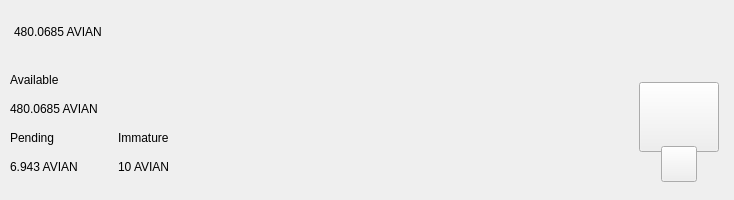
<?xml version="1.0" encoding="UTF-8"?>
<ui version="4.0">
 <class>TopBar</class>
 <widget class="QWidget" name="TopBar">
  <property name="geometry">
   <rect>
    <x>0</x>
    <y>0</y>
    <width>734</width>
    <height>200</height>
   </rect>
  </property>
  <property name="minimumSize">
   <size>
    <width>0</width>
    <height>200</height>
   </size>
  </property>
  <property name="maximumSize">
   <size>
    <width>16777215</width>
    <height>200</height>
   </size>
  </property>
  <property name="windowTitle">
   <string>Form</string>
  </property>
  <layout class="QVBoxLayout" name="verticalLayout_10" stretch="0">
   <property name="spacing">
    <number>0</number>
   </property>
   <property name="leftMargin">
    <number>0</number>
   </property>
   <property name="topMargin">
    <number>0</number>
   </property>
   <property name="rightMargin">
    <number>0</number>
   </property>
   <property name="bottomMargin">
    <number>0</number>
   </property>
   <item>
    <widget class="PFBorderImage" name="containerTop">
     <layout class="QVBoxLayout" name="verticalLayout_11">
      <property name="spacing">
       <number>0</number>
      </property>
      <property name="leftMargin">
       <number>0</number>
      </property>
      <property name="topMargin">
       <number>0</number>
      </property>
      <property name="rightMargin">
       <number>0</number>
      </property>
      <property name="bottomMargin">
       <number>0</number>
      </property>
      <item>
       <widget class="QWidget" name="top_container_2" native="true">
        <property name="minimumSize">
         <size>
          <width>0</width>
          <height>65</height>
         </size>
        </property>
        <layout class="QHBoxLayout" name="top_container">
         <property name="spacing">
          <number>0</number>
         </property>
         <property name="leftMargin">
          <number>14</number>
         </property>
         <property name="topMargin">
          <number>0</number>
         </property>
         <property name="rightMargin">
          <number>14</number>
         </property>
         <property name="bottomMargin">
          <number>0</number>
         </property>
         <item alignment="Qt::AlignVCenter">
          <widget class="QWidget" name="widgetTopAmount" native="true">
           <property name="sizePolicy">
            <sizepolicy hsizetype="Preferred" vsizetype="Maximum">
             <horstretch>0</horstretch>
             <verstretch>0</verstretch>
            </sizepolicy>
           </property>
           <layout class="QHBoxLayout" name="horizontalLayout_5">
            <property name="spacing">
             <number>0</number>
            </property>
            <property name="leftMargin">
             <number>0</number>
            </property>
            <property name="topMargin">
             <number>0</number>
            </property>
            <property name="rightMargin">
             <number>0</number>
            </property>
            <property name="bottomMargin">
             <number>0</number>
            </property>
            <item alignment="Qt::AlignTop">
             <widget class="QLabel" name="labelAmountTopAVIAN">
              <property name="minimumSize">
               <size>
                <width>0</width>
                <height>36</height>
               </size>
              </property>
              <property name="styleSheet">
               <string notr="true">padding:0px;margin:0px;</string>
              </property>
              <property name="text">
               <string notr="true">480.0685 AVIAN</string>
              </property>
             </widget>
            </item>
           </layout>
          </widget>
         </item>
         <item>
          <spacer name="horizontalSpacer">
           <property name="orientation">
            <enum>Qt::Horizontal</enum>
           </property>
           <property name="sizeHint" stdset="0">
            <size>
             <width>40</width>
             <height>20</height>
            </size>
           </property>
          </spacer>
         </item>
         <item>
          <layout class="QHBoxLayout" name="horizontalLayout_4">
           <property name="spacing">
            <number>12</number>
           </property>
           <property name="rightMargin">
            <number>0</number>
           </property>
           <item alignment="Qt::AlignRight">
            <widget class="QWidget" name="layoutSync" native="true">
             <property name="minimumSize">
              <size>
               <width>0</width>
               <height>36</height>
              </size>
             </property>
             <property name="maximumSize">
              <size>
               <width>16777215</width>
               <height>36</height>
              </size>
             </property>
             <layout class="QVBoxLayout" name="verticalLayout_9">
              <property name="leftMargin">
               <number>0</number>
              </property>
              <property name="topMargin">
               <number>0</number>
              </property>
              <property name="rightMargin">
               <number>0</number>
              </property>
              <property name="bottomMargin">
               <number>0</number>
              </property>
              <item>
               <widget class="ExpandableButton" name="pushButtonSync" native="true">
                <property name="minimumSize">
                 <size>
                  <width>36</width>
                  <height>36</height>
                 </size>
                </property>
                <property name="maximumSize">
                 <size>
                  <width>16777215</width>
                  <height>36</height>
                 </size>
                </property>
               </widget>
              </item>
             </layout>
            </widget>
           </item>
           <item>
            <widget class="ExpandableButton" name="pushButtonHDUpgrade" native="true">
             <property name="minimumSize">
              <size>
               <width>36</width>
               <height>36</height>
              </size>
             </property>
            </widget>
           </item>
           <item>
            <widget class="ExpandableButton" name="pushButtonStack" native="true">
             <property name="minimumSize">
              <size>
               <width>36</width>
               <height>36</height>
              </size>
             </property>
            </widget>
           </item>
           <item>
            <widget class="ExpandableButton" name="pushButtonColdStaking" native="true">
             <property name="minimumSize">
              <size>
               <width>36</width>
               <height>36</height>
              </size>
             </property>
            </widget>
           </item>
           <item>
            <widget class="ExpandableButton" name="pushButtonConnection" native="true">
             <property name="minimumSize">
              <size>
               <width>36</width>
               <height>36</height>
              </size>
             </property>
            </widget>
           </item>
           <item>
            <widget class="ExpandableButton" name="pushButtonLock" native="true">
             <property name="sizePolicy">
              <sizepolicy hsizetype="Expanding" vsizetype="Expanding">
               <horstretch>0</horstretch>
               <verstretch>0</verstretch>
              </sizepolicy>
             </property>
             <property name="minimumSize">
              <size>
               <width>36</width>
               <height>0</height>
              </size>
             </property>
            </widget>
           </item>
           <item>
            <widget class="ExpandableButton" name="pushButtonFAQ" native="true">
             <property name="minimumSize">
              <size>
               <width>36</width>
               <height>36</height>
              </size>
             </property>
            </widget>
           </item>
          </layout>
         </item>
        </layout>
       </widget>
      </item>
      <item>
       <widget class="QWidget" name="bottom_container" native="true">
        <property name="minimumSize">
         <size>
          <width>0</width>
          <height>135</height>
         </size>
        </property>
        <layout class="QHBoxLayout" name="botton_container">
         <property name="leftMargin">
          <number>10</number>
         </property>
         <property name="topMargin">
          <number>0</number>
         </property>
         <property name="rightMargin">
          <number>10</number>
         </property>
         <property name="bottomMargin">
          <number>10</number>
         </property>
         <item>
          <layout class="QHBoxLayout" name="horizontalLayout_3">
           <property name="bottomMargin">
            <number>9</number>
           </property>
           <item>
            <layout class="QVBoxLayout" name="verticalLayout_7">
             <property name="spacing">
              <number>0</number>
             </property>
             <property name="leftMargin">
              <number>0</number>
             </property>
             <property name="rightMargin">
              <number>30</number>
             </property>
             <item>
              <layout class="QVBoxLayout" name="verticalLayout_2">
               <item>
                <widget class="QLabel" name="labelTitle1">
                 <property name="text">
                  <string>Available</string>
                 </property>
                </widget>
               </item>
               <item>
                <widget class="QLabel" name="labelAmountAVIAN">
                 <property name="text">
                  <string notr="true">480.0685 AVIAN</string>
                 </property>
                </widget>
               </item>
              </layout>
             </item>
             <item>
              <layout class="QHBoxLayout" name="horizontalLayout_2">
               <property name="spacing">
                <number>0</number>
               </property>
               <item>
                <layout class="QVBoxLayout" name="verticalLayout_3">
                 <item>
                  <widget class="QLabel" name="labelTitle3">
                   <property name="text">
                    <string>Pending</string>
                   </property>
                  </widget>
                 </item>
                 <item>
                  <widget class="QLabel" name="labelPendingAVIAN">
                   <property name="text">
                    <string notr="true">6.943 AVIAN</string>
                   </property>
                  </widget>
                 </item>
                </layout>
               </item>
               <item>
                <spacer name="horizontalSpacer_3">
                 <property name="orientation">
                  <enum>Qt::Horizontal</enum>
                 </property>
                 <property name="sizeType">
                  <enum>QSizePolicy::Fixed</enum>
                 </property>
                 <property name="sizeHint" stdset="0">
                  <size>
                   <width>40</width>
                   <height>20</height>
                  </size>
                 </property>
                </spacer>
               </item>
               <item>
                <layout class="QVBoxLayout" name="verticalLayout_4">
                 <item>
                  <widget class="QLabel" name="labelTitle4">
                   <property name="text">
                    <string>Immature</string>
                   </property>
                  </widget>
                 </item>
                 <item>
                  <widget class="QLabel" name="labelImmatureAVIAN">
                   <property name="text">
                    <string notr="true">10 AVIAN</string>
                   </property>
                  </widget>
                 </item>
                </layout>
               </item>
              </layout>
             </item>
            </layout>
           </item>
          </layout>
         </item>
         <item>
          <spacer name="horizontalSpacer_2">
           <property name="orientation">
            <enum>Qt::Horizontal</enum>
           </property>
           <property name="sizeHint" stdset="0">
            <size>
             <width>40</width>
             <height>20</height>
            </size>
           </property>
          </spacer>
         </item>
         <item alignment="Qt::AlignHCenter|Qt::AlignVCenter">
          <widget class="QWidget" name="qrContainer" native="true">
           <property name="sizePolicy">
            <sizepolicy hsizetype="Preferred" vsizetype="Minimum">
             <horstretch>0</horstretch>
             <verstretch>0</verstretch>
            </sizepolicy>
           </property>
           <property name="minimumSize">
            <size>
             <width>90</width>
             <height>110</height>
            </size>
           </property>
           <property name="maximumSize">
            <size>
             <width>90</width>
             <height>110</height>
            </size>
           </property>
           <layout class="QVBoxLayout" name="containerQR">
            <property name="spacing">
             <number>0</number>
            </property>
            <property name="leftMargin">
             <number>5</number>
            </property>
            <property name="topMargin">
             <number>10</number>
            </property>
            <property name="rightMargin">
             <number>5</number>
            </property>
            <property name="bottomMargin">
             <number>0</number>
            </property>
            <item>
             <widget class="QPushButton" name="btnQr">
              <property name="minimumSize">
               <size>
                <width>70</width>
                <height>70</height>
               </size>
              </property>
              <property name="maximumSize">
               <size>
                <width>16777215</width>
                <height>70</height>
               </size>
              </property>
              <property name="focusPolicy">
               <enum>Qt::NoFocus</enum>
              </property>
              <property name="text">
               <string/>
              </property>
              <property name="iconSize">
               <size>
                <width>70</width>
                <height>70</height>
               </size>
              </property>
             </widget>
            </item>
            <item>
             <spacer name="verticalSpacer">
              <property name="orientation">
               <enum>Qt::Vertical</enum>
              </property>
              <property name="sizeType">
               <enum>QSizePolicy::Fixed</enum>
              </property>
              <property name="sizeHint" stdset="0">
               <size>
                <width>20</width>
                <height>20</height>
               </size>
              </property>
             </spacer>
            </item>
            <item alignment="Qt::AlignHCenter|Qt::AlignBottom">
             <widget class="QPushButton" name="pushButtonQR">
              <property name="minimumSize">
               <size>
                <width>36</width>
                <height>36</height>
               </size>
              </property>
              <property name="maximumSize">
               <size>
                <width>36</width>
                <height>36</height>
               </size>
              </property>
              <property name="focusPolicy">
               <enum>Qt::NoFocus</enum>
              </property>
              <property name="text">
               <string/>
              </property>
             </widget>
            </item>
           </layout>
          </widget>
         </item>
        </layout>
       </widget>
      </item>
     </layout>
    </widget>
   </item>
  </layout>
 </widget>
 <customwidgets>
  <customwidget>
   <class>ExpandableButton</class>
   <extends>QWidget</extends>
   <header>qt/avianitecoin/expandablebutton.h</header>
   <container>1</container>
  </customwidget>
  <customwidget>
   <class>PFBorderImage</class>
   <extends>QFrame</extends>
   <header>qt/avianitecoin/pfborderimage.h</header>
   <container>1</container>
  </customwidget>
 </customwidgets>
 <resources/>
 <connections/>
</ui>
